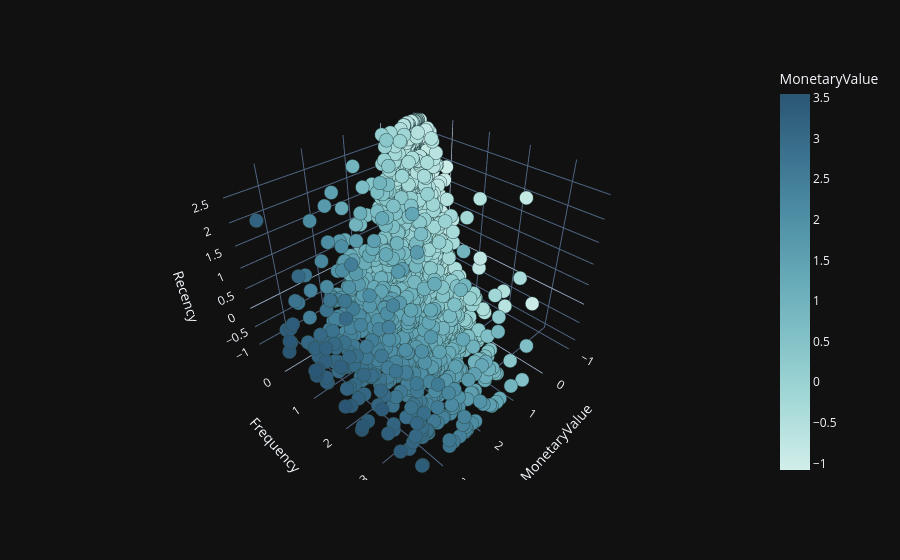

Notebook cell for this chart:
### Code cell
fig=px.scatter_3d(
    scaled_data_df,x='MonetaryValue',y='Frequency',z='Recency'
    # ,size='Frequency'
    ,color='MonetaryValue',color_continuous_scale='teal'
    ,template='plotly_dark'
)
fig.update_traces(marker=dict(line=dict(width=1,color='DarkSlateGrey')))
fig.show()

### Figure 1 — Plotly figure (JSON) as saved in the notebook; plotly's stock layout.template omitted (floating-point values rounded to 4 significant figures; data arrays with more than 128 entries replaced by an {"elided": "..."} marker saying what was removed)
{"data": [{"hovertemplate": "MonetaryValue=%{marker.color}<br>Frequency=%{y}<br>Recency=%{z}<extra></extra>", "legendgroup": "", "marker": {"color": {"elided": "3809 float values"}, "coloraxis": "coloraxis", "line": {"color": "DarkSlateGrey", "width": 1}, "symbol": "circle"}, "mode": "markers", "name": "", "scene": "scene", "showlegend": false, "type": "scatter3d", "x": {"elided": "3809 float values"}, "y": {"elided": "3809 float values"}, "z": {"elided": "3809 float values"}}], "layout": {"coloraxis": {"autocolorscale": false, "colorbar": {"title": {"text": "MonetaryValue"}}, "colorscale": [[0, "rgb(209, 238, 234)"], [0.1667, "rgb(168, 219, 217)"], [0.3333, "rgb(133, 196, 201)"], [0.5, "rgb(104, 171, 184)"], [0.6667, "rgb(79, 144, 166)"], [0.8333, "rgb(59, 115, 143)"], [1, "rgb(42, 86, 116)"]]}, "legend": {"tracegroupgap": 0}, "margin": {"t": 60}, "scene": {"domain": {"x": [0, 1], "y": [0, 1]}, "xaxis": {"title": {"text": "MonetaryValue"}}, "yaxis": {"title": {"text": "Frequency"}}, "zaxis": {"title": {"text": "Recency"}}}}}
